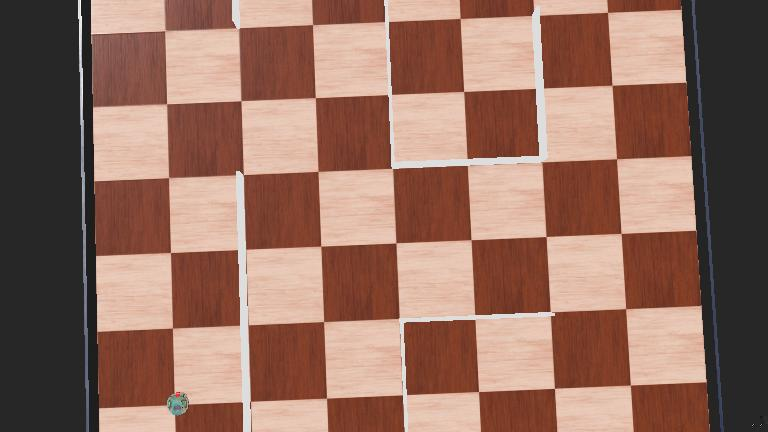
#> input picture worlds/.DaveMaze2.jpg, 768 x 432 px
$ python -i e_puck_custom_controller_imu.py   (imports and definitions only)
#> lines starting #> are read from the running program, lines starting #| are printed output that depends on the picture; after the words box and inside, x2 and y2 are one past the last pixel; in counts of white or black regions, pixels touching at a corner belong together
#> further down, picture is the input picture: shape (432, 768, 3); mean B, G, R 96.9, 110.8, 147.9
import math
from controller import Robot, Display
import numpy as np
from collections import defaultdict
import cv2
import numpy as np

TIME_STEP = 64
MAX_SPEED = 6.28
SAFE_DISTANCE = 0.3  # distance to trigger avoidance
TURN_TIME = 14       # steps to force a turn
TURN_SPEED_MOD = 0.97
FORWARD_TIME = 61
error = 0.07

# [1 line that did not run here, left out]

# Motors
# [1 line that did not run here, left out]
# [1 line that did not run here, left out]
# [4 lines not run here, left out]

# Lidar
# [1 line that did not run here, left out]
# [1 line not run here, left out]

# Camera
# [1 line that did not run here, left out]
# [1 line that did not run here, left out]
# [1 line not run here, left out]
# [7 lines of commented-out code are left out]
grid_x = 4
grid_y = 4
grid_size = 0.5

# should try to read from file first
map = [[['?','?','?','?'] for x in range(grid_x)] for y in range(grid_y)]


# holding state variables in dict for easier management of variable scope
state_dict = {}
state_dict['state_var'] = [0.5,0.5,0.0]
state_dict['goal_stack'] = [("mapping",None),("calibrate_state",None)]
state_dict['map'] = map
state_dict['turn_flag'] = False
state_dict['forward_flag'] = False
state_dict['move_flag'] = False

# def get_front_distance(ranges):
    # n = len(ranges)
    # return min(ranges[int(0.45*n):int(0.55*n)])

dilate_kernel = np.ones((3, 3))
def preprocess(img):
    gray = cv2.cvtColor(img, cv2.COLOR_BGR2GRAY)
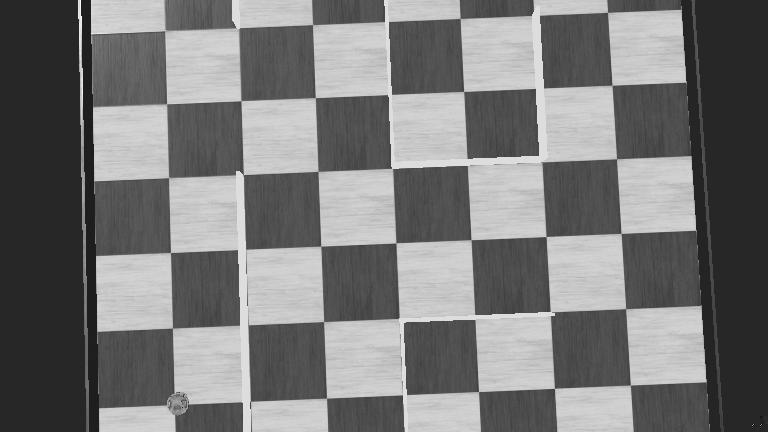
#> gray: shape (432, 768); min 0, max 255, mean 120.3
    # mild denoise, then edge detection
    blur = cv2.GaussianBlur(gray, (5, 5), 0)
    edges = cv2.Canny(blur, 40, 120, L2gradient=True)
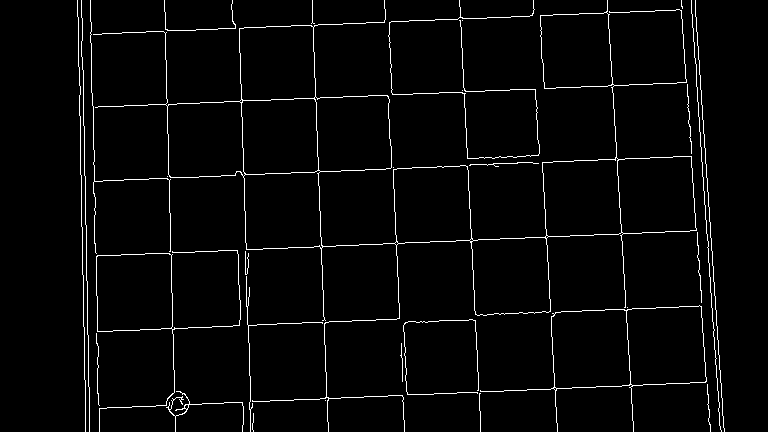
#> edges: shape (432, 768); 2.9% white in thin lines or dots, all inside (x1, y1, x2, y2) = (77, 0, 725, 432)
    edges = cv2.dilate(edges, dilate_kernel, iterations=1)
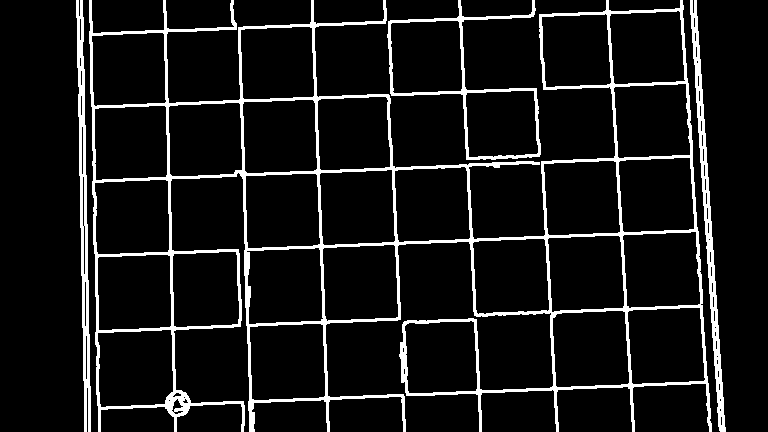
#> edges: shape (432, 768); 8.8% white; 4 white regions, box (x1, y1, x2, y2) and area: (89, 0, 712, 432) 21892, (690, 0, 726, 432) 2724, (76, 0, 91, 432) 2632, (387, 0, 541, 160) 2111
    return edges


# [505 lines left out: functions format_radians, get_facing, get_x_robot_ref, get_y_robot_ref, get_rel_wall_position_left, get_rel_wall_position_forward and 15 more, not called in this run]


# THIS IS WHERE MOST WORK IS HAPPENING RIGHT NOW!!
def _wrap_to_pi(a: float) -> float:
    return (a + math.pi) % (2 * math.pi) - math.pi


# [17 lines left out: function theta_adjustment_from_points, not called in this run]


def _nearest_axis(theta):
    """Snap to nearest 90° axis."""
    return _wrap_to_pi((np.pi/2) * round(theta / (np.pi/2)))


# [250 lines left out: functions calibrate_state, route, wavefront_check, get_next_square, move_next, distance_pt, not called in this run]


def seg_len(x1, y1, x2, y2):
    return math.hypot(x2 - x1, y2 - y1)


# [6 lines left out: function seg_angle_deg, not called in this run]


def _cross(ax, ay, bx, by):
    return ax * by - ay * bx


# [176 lines left out: functions seg_intersection, angle_between_deg, detect_segments_any_angle, find_nearest_intersection, not called in this run]


# behaviours are mapped in this dictionary so the functions can be called with a strong key
behaviours = {"race":None,
              "mapping":mapping,
              "map_current":map_current,
              "right_turn":right_turn,
              "left_turn":left_turn,
              "calibrate_state":calibrate_state,
              "route":route,
              "move_next":move_next,
              "forward_correction":forward_correction}


state = "forward"
goal_stack_string_buffer = "->".join([str(goal) for goal in state_dict['goal_stack']])

# [20 lines not run here, left out]

>>> import cv2
>>> picture = cv2.imread('../../worlds/.DaveMaze2.jpg')
>>> result = preprocess(picture)

$ run again, on worlds/.maze.jpg
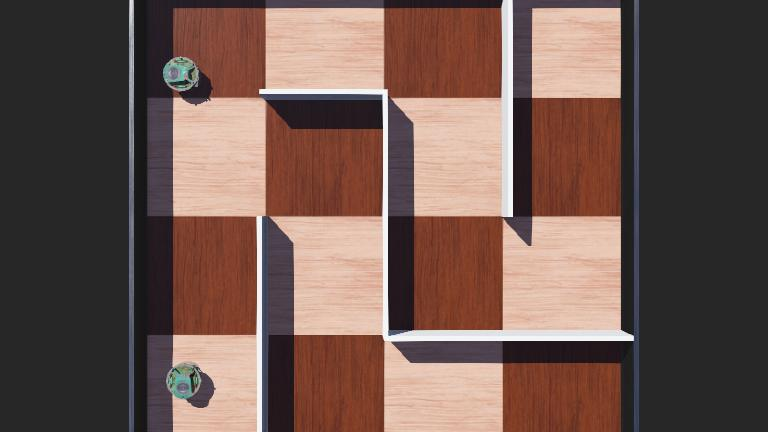
#> input picture worlds/.maze.jpg, 768 x 432 px
#> picture is the input picture: shape (432, 768, 3); mean B, G, R 79.3, 86.7, 110.6
#> in preprocess, `gray = cv2.cvtColor(img, cv2.COLOR_BGR2GRAY)`:
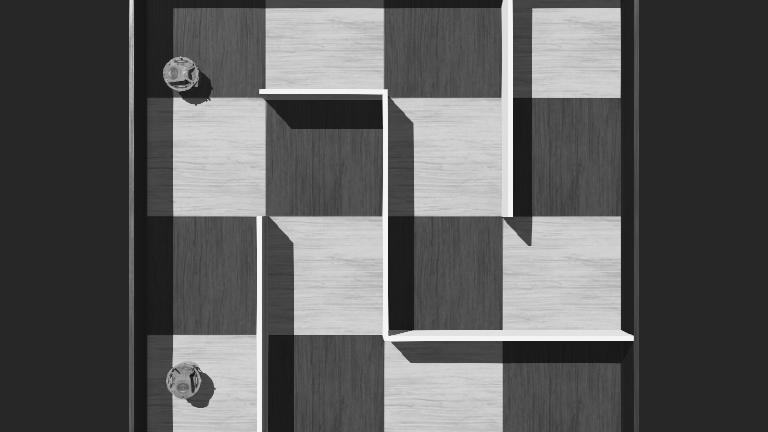
#> gray: shape (432, 768); min 5, max 255, mean 93
#> in preprocess, `edges = cv2.dilate(edges, dilate_kernel, iterations=1)`:
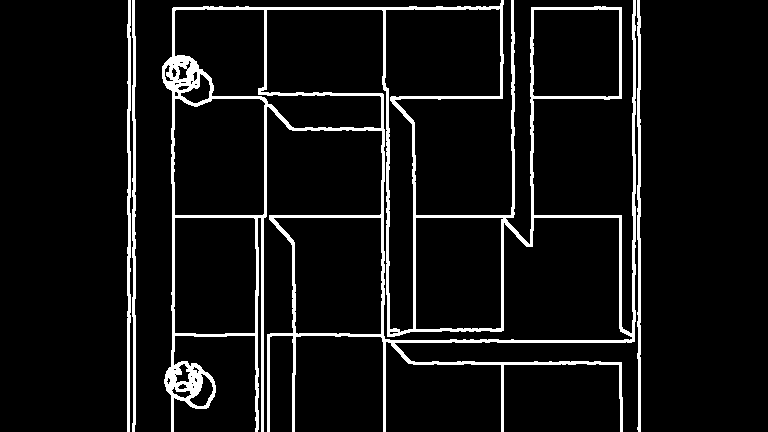
#> edges: shape (432, 768); 7.3% white; 4 white regions, box (x1, y1, x2, y2) and area: (162, 0, 636, 432) 20308, (127, 0, 131, 432) 1343, (637, 0, 641, 432) 1339, (132, 0, 136, 432) 1330
